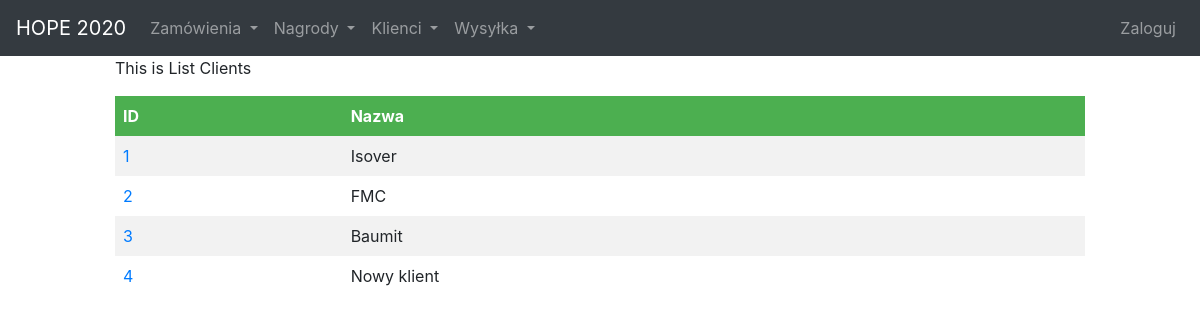
The app's page /clients/list/ with its own data.
### clients/models.py (models this page shows, shortened)
class Client(models.Model):
    name = models.CharField(max_length = 50)

### clients/views.py (the view)
# urls.py: path('list/', views.listClients, name="list"),
def listClients(request):
    clients = Client.objects.all()
    return render(request,'clients/listClients.html', {'clients': clients})

### clients/templates/clients/listClients.html
{% extends 'baseLayout.html' %}
{% block content %}
<div class="Home">
  <p>This is List Clients</p>
  <div class="list">
    <table>
      <tr>
        <th>ID</th>
        <th>Nazwa</th>
      </tr>
      {% for client in clients %}
      <tr>
        <td><a href="{% url 'clients:detail' id=client.id %}">{{ client.id }}<a/></td>
        <td>{{ client.name }}</td>
      </tr>
      {% endfor %}
    </table>
  </div>
</div>
{% endblock %}

### assets/styles.css (style rules this page uses)
table { border-collapse: collapse; width: 100%; }
th, td { text-align: left; padding: 8px; }
tr:nth-child(even) { background-color: #f2f2f2 }
th { background-color: #4CAF50; color: white; }

### records on screen
Client: id "1", name "Isover"
Client: id "2", name "FMC"
Client: id "3", name "Baumit"
Client: id "4", name "Nowy klient"
